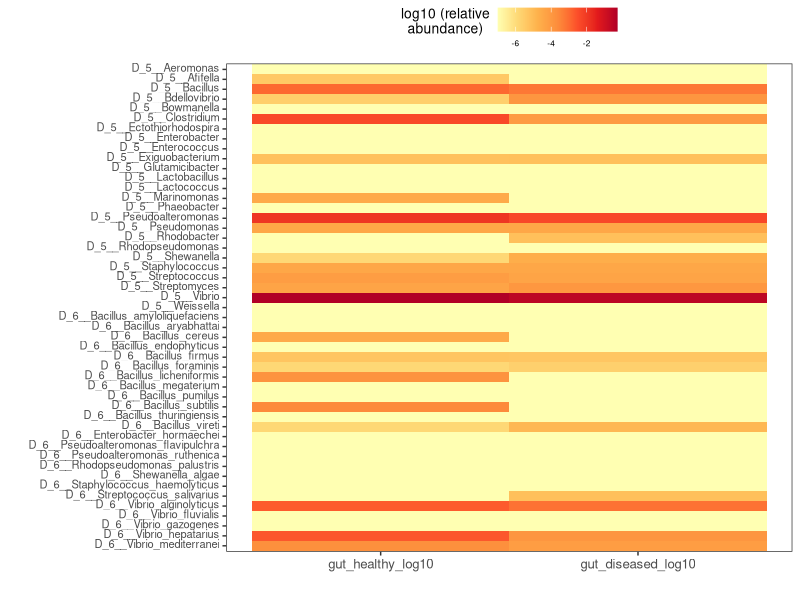

R code for this plot:
#!/usr/bin/env Rscript
## Purpose of script: heatmap
## Date created: 24.05.2021
## Author: luigui gallardo-becerra (bfllg77@gmail.com)

# Package installation
#install.packages("dplyr")
#install.packages("ggplot2")
#install.packages("ggpubr")
library("dplyr")
library("ggplot2")
library("gridExtra")
library("reshape")

# Data input
table <- read.table(file = "./health_probiotics_heatmap.txt",
    sep = "\t", header = T)

table <- melt(table, id=c("group","order"))

# Heatmap
heatmap <- ggplot(data = table,
    aes(x = reorder(group, -order),
    y = variable,
    fill = value)) +
geom_tile() +
theme_test() +
coord_flip() +
scale_fill_distiller(palette = "YlOrRd",
    direction = 1) +
theme(legend.position = "top") +
labs(x = "",
    y = "",
    fill = "log10 (relative\nabundance)") +
theme(text = element_text(size = 12),
    axis.title.x = element_text(size = 12),
    axis.text.y = element_text(size = 8,
        vjust = 0.25),
    legend.title = element_text(size = 10,
        vjust = 1, hjust = 0.5),
    legend.text = element_text(size = 6))
# Pdf
pdf(file = "health_probiotics_heatmap.pdf")
print(heatmap)
dev.off()
